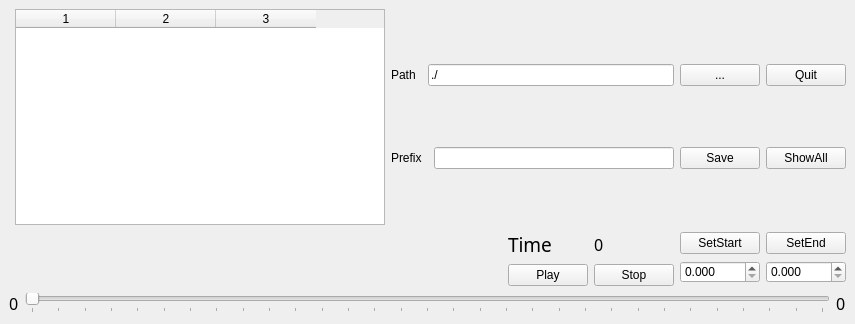
<?xml version="1.0" encoding="UTF-8"?>
<ui version="4.0">
 <class>sdpPlayerManagerWidget</class>
 <widget class="QDockWidget" name="sdpPlayerManagerWidget">
  <property name="geometry">
   <rect>
    <x>0</x>
    <y>0</y>
    <width>855</width>
    <height>324</height>
   </rect>
  </property>
  <property name="minimumSize">
   <size>
    <width>726</width>
    <height>324</height>
   </size>
  </property>
  <property name="styleSheet">
   <string notr="true"> QDockWidget {
     border: 1px solid lightgray;
     /*titlebar-close-icon: url(close.png);
     titlebar-normal-icon: url(undock.png);*/
 }

 QDockWidget::title {
     text-align: Center; /* align the text to the left */
     background: rgb(255, 158, 160);
     padding-left: 5px;
 }

 QDockWidget::close-button, QDockWidget::float-button {
     border: 1px solid transparent;
     background: darkgray;
     padding: 0px;
 }

 QDockWidget::close-button:hover, QDockWidget::float-button:hover {
     background: gray;
 }

 QDockWidget::close-button:pressed, QDockWidget::float-button:pressed {
     padding: 1px -1px -1px 1px;
 }</string>
  </property>
  <property name="features">
   <set>QDockWidget::NoDockWidgetFeatures</set>
  </property>
  <property name="allowedAreas">
   <set>Qt::TopDockWidgetArea</set>
  </property>
  <property name="windowTitle">
   <string>Player Manager</string>
  </property>
  <widget class="QWidget" name="dockWidgetContents">
   <layout class="QGridLayout" name="gridLayout_4">
    <item row="2" column="0" colspan="4">
     <layout class="QVBoxLayout" name="verticalLayout">
      <item>
       <layout class="QHBoxLayout" name="horizontalLayout_3">
        <item>
         <spacer name="horizontalSpacer">
          <property name="orientation">
           <enum>Qt::Horizontal</enum>
          </property>
          <property name="sizeHint" stdset="0">
           <size>
            <width>40</width>
            <height>20</height>
           </size>
          </property>
         </spacer>
        </item>
        <item>
         <layout class="QGridLayout" name="gridLayout_2">
          <item row="1" column="0">
           <widget class="QPushButton" name="PlayButton">
            <property name="text">
             <string>Play</string>
            </property>
           </widget>
          </item>
          <item row="1" column="1">
           <widget class="QPushButton" name="StopButton">
            <property name="text">
             <string>Stop</string>
            </property>
           </widget>
          </item>
          <item row="0" column="1">
           <widget class="QLabel" name="TimeLabel">
            <property name="font">
             <font>
              <family>AlArabiya</family>
              <pointsize>12</pointsize>
             </font>
            </property>
            <property name="text">
             <string>0</string>
            </property>
           </widget>
          </item>
          <item row="0" column="0">
           <widget class="QLabel" name="label_4">
            <property name="font">
             <font>
              <family>AlArabiya</family>
              <pointsize>14</pointsize>
             </font>
            </property>
            <property name="layoutDirection">
             <enum>Qt::LeftToRight</enum>
            </property>
            <property name="text">
             <string>Time</string>
            </property>
           </widget>
          </item>
         </layout>
        </item>
        <item>
         <layout class="QHBoxLayout" name="horizontalLayout_2">
          <item>
           <layout class="QGridLayout" name="gridLayout">
            <item row="1" column="1">
             <widget class="QDoubleSpinBox" name="SaveEndSpin">
              <property name="decimals">
               <number>3</number>
              </property>
             </widget>
            </item>
            <item row="0" column="0">
             <widget class="QPushButton" name="SetSaveStartButton">
              <property name="text">
               <string>SetStart</string>
              </property>
             </widget>
            </item>
            <item row="0" column="1">
             <widget class="QPushButton" name="SetSaveEndButton">
              <property name="text">
               <string>SetEnd</string>
              </property>
             </widget>
            </item>
            <item row="1" column="0">
             <widget class="QDoubleSpinBox" name="SaveStartSpin">
              <property name="decimals">
               <number>3</number>
              </property>
             </widget>
            </item>
           </layout>
          </item>
         </layout>
        </item>
       </layout>
      </item>
      <item>
       <layout class="QHBoxLayout" name="horizontalLayout">
        <item>
         <widget class="QLabel" name="TimeStartLabel">
          <property name="font">
           <font>
            <family>AlArabiya</family>
            <pointsize>12</pointsize>
           </font>
          </property>
          <property name="text">
           <string>0</string>
          </property>
         </widget>
        </item>
        <item>
         <widget class="QSlider" name="TimeSlider">
          <property name="minimum">
           <number>0</number>
          </property>
          <property name="maximum">
           <number>300</number>
          </property>
          <property name="orientation">
           <enum>Qt::Horizontal</enum>
          </property>
          <property name="tickPosition">
           <enum>QSlider::TicksBelow</enum>
          </property>
          <property name="tickInterval">
           <number>10</number>
          </property>
         </widget>
        </item>
        <item>
         <widget class="QLabel" name="TimeEndLabel">
          <property name="font">
           <font>
            <family>AlArabiya</family>
            <pointsize>12</pointsize>
           </font>
          </property>
          <property name="text">
           <string>0</string>
          </property>
         </widget>
        </item>
       </layout>
      </item>
     </layout>
    </item>
    <item row="0" column="3">
     <layout class="QHBoxLayout" name="horizontalLayout_4">
      <item>
       <layout class="QVBoxLayout" name="verticalLayout_2">
        <item>
         <widget class="QPushButton" name="QuitButton">
          <property name="text">
           <string>Quit</string>
          </property>
         </widget>
        </item>
        <item>
         <widget class="QPushButton" name="ShowAllButton">
          <property name="text">
           <string>ShowAll</string>
          </property>
         </widget>
        </item>
       </layout>
      </item>
     </layout>
    </item>
    <item row="0" column="1">
     <widget class="QTableWidget" name="PlayerTable">
      <property name="minimumSize">
       <size>
        <width>0</width>
        <height>0</height>
       </size>
      </property>
      <property name="editTriggers">
       <set>QAbstractItemView::NoEditTriggers</set>
      </property>
      <property name="dragDropOverwriteMode">
       <bool>false</bool>
      </property>
      <property name="alternatingRowColors">
       <bool>true</bool>
      </property>
      <property name="selectionMode">
       <enum>QAbstractItemView::NoSelection</enum>
      </property>
      <property name="selectionBehavior">
       <enum>QAbstractItemView::SelectRows</enum>
      </property>
      <property name="textElideMode">
       <enum>Qt::ElideNone</enum>
      </property>
      <property name="sortingEnabled">
       <bool>true</bool>
      </property>
      <property name="columnCount">
       <number>3</number>
      </property>
      <column/>
      <column/>
      <column/>
     </widget>
    </item>
    <item row="0" column="2">
     <layout class="QHBoxLayout" name="horizontalLayout_5">
      <item>
       <layout class="QGridLayout" name="gridLayout_3">
        <item row="0" column="1" colspan="2">
         <widget class="QLineEdit" name="PathLineEdit">
          <property name="text">
           <string>./</string>
          </property>
         </widget>
        </item>
        <item row="1" column="3">
         <widget class="QPushButton" name="SaveButton">
          <property name="text">
           <string>Save</string>
          </property>
         </widget>
        </item>
        <item row="0" column="3">
         <widget class="QPushButton" name="PathButton">
          <property name="text">
           <string>...</string>
          </property>
         </widget>
        </item>
        <item row="0" column="0">
         <widget class="QLabel" name="label">
          <property name="text">
           <string>Path</string>
          </property>
         </widget>
        </item>
        <item row="1" column="2">
         <widget class="QLineEdit" name="PrefixLineEdit"/>
        </item>
        <item row="1" column="0">
         <widget class="QLabel" name="label_2">
          <property name="text">
           <string>Prefix</string>
          </property>
         </widget>
        </item>
       </layout>
      </item>
     </layout>
    </item>
   </layout>
  </widget>
 </widget>
 <resources/>
 <connections/>
</ui>
